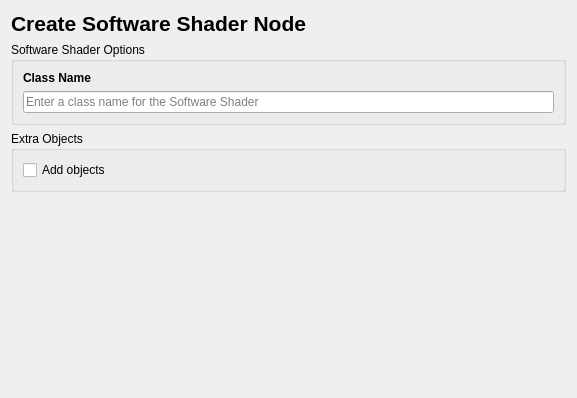
<?xml version="1.0" encoding="UTF-8"?>
<ui version="4.0">
 <class>SWShaderPage</class>
 <widget class="QWidget" name="SWShaderPage">
  <property name="geometry">
   <rect>
    <x>0</x>
    <y>0</y>
    <width>577</width>
    <height>398</height>
   </rect>
  </property>
  <property name="windowTitle">
   <string>Form</string>
  </property>
  <layout class="QVBoxLayout" name="verticalLayout">
   <item>
    <layout class="QGridLayout" name="gridLayout">
     <item row="0" column="0">
      <widget class="QLabel" name="lbl_title">
       <property name="font">
        <font>
         <pointsize>16</pointsize>
         <weight>75</weight>
         <bold>true</bold>
        </font>
       </property>
       <property name="text">
        <string>Create Software Shader Node</string>
       </property>
      </widget>
     </item>
     <item row="1" column="0">
      <widget class="QGroupBox" name="gbx_swOptions">
       <property name="title">
        <string>Software Shader Options</string>
       </property>
       <layout class="QVBoxLayout" name="verticalLayout_2">
        <item>
         <widget class="QLabel" name="lbl_className">
          <property name="font">
           <font>
            <weight>75</weight>
            <bold>true</bold>
           </font>
          </property>
          <property name="text">
           <string>Class Name</string>
          </property>
         </widget>
        </item>
        <item>
         <widget class="QLineEdit" name="line_className">
          <property name="placeholderText">
           <string>Enter a class name for the Software Shader</string>
          </property>
         </widget>
        </item>
       </layout>
      </widget>
     </item>
     <item row="2" column="0">
      <widget class="QGroupBox" name="gbx_extraObjs">
       <property name="title">
        <string>Extra Objects</string>
       </property>
       <layout class="QVBoxLayout" name="verticalLayout_3">
        <item>
         <widget class="QCheckBox" name="cbx_addObjs">
          <property name="text">
           <string>Add objects</string>
          </property>
         </widget>
        </item>
       </layout>
      </widget>
     </item>
    </layout>
   </item>
   <item>
    <spacer name="verticalSpacer">
     <property name="orientation">
      <enum>Qt::Vertical</enum>
     </property>
     <property name="sizeHint" stdset="0">
      <size>
       <width>20</width>
       <height>40</height>
      </size>
     </property>
    </spacer>
   </item>
  </layout>
 </widget>
 <resources/>
 <connections/>
</ui>
